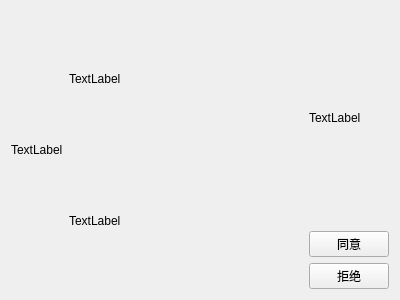
<?xml version="1.0" encoding="UTF-8"?>
<ui version="4.0">
 <class>FriendApplyItemForm</class>
 <widget class="QWidget" name="FriendApplyItemForm">
  <property name="geometry">
   <rect>
    <x>0</x>
    <y>0</y>
    <width>400</width>
    <height>300</height>
   </rect>
  </property>
  <property name="windowTitle">
   <string>Form</string>
  </property>
  <layout class="QGridLayout" name="gridLayout">
   <item row="0" column="0">
    <layout class="QHBoxLayout" name="horizontalLayout" stretch="0,1,0">
     <item>
      <widget class="QLabel" name="label_avatar">
       <property name="text">
        <string>TextLabel</string>
       </property>
      </widget>
     </item>
     <item>
      <layout class="QVBoxLayout" name="verticalLayout" stretch="0,0">
       <item>
        <widget class="QLabel" name="label_name">
         <property name="text">
          <string>TextLabel</string>
         </property>
        </widget>
       </item>
       <item>
        <widget class="QLabel" name="label_apply_message">
         <property name="text">
          <string>TextLabel</string>
         </property>
        </widget>
       </item>
      </layout>
     </item>
     <item>
      <layout class="QVBoxLayout" name="verticalLayout_2">
       <item>
        <widget class="QLabel" name="label_status">
         <property name="text">
          <string>TextLabel</string>
         </property>
        </widget>
       </item>
       <item>
        <widget class="QPushButton" name="btn_accept">
         <property name="text">
          <string>同意</string>
         </property>
        </widget>
       </item>
       <item>
        <widget class="QPushButton" name="btn_reject">
         <property name="text">
          <string>拒绝</string>
         </property>
        </widget>
       </item>
      </layout>
     </item>
    </layout>
   </item>
  </layout>
 </widget>
 <resources/>
 <connections/>
</ui>
